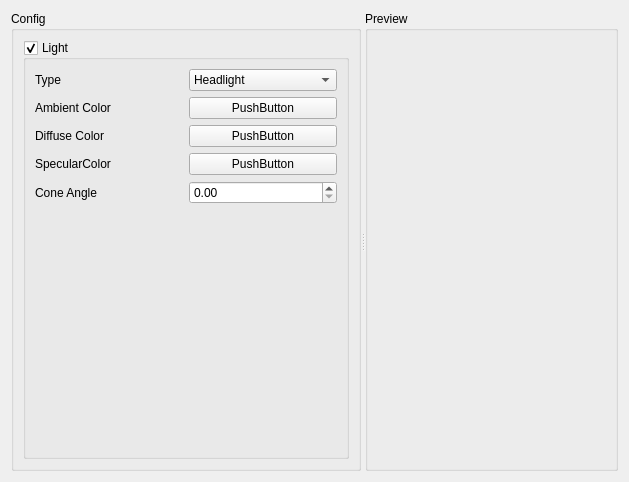
<?xml version="1.0" encoding="UTF-8"?>
<ui version="4.0">
 <class>GalaxyWindow</class>
 <widget class="QWidget" name="GalaxyWindow">
  <property name="geometry">
   <rect>
    <x>0</x>
    <y>0</y>
    <width>629</width>
    <height>482</height>
   </rect>
  </property>
  <property name="windowTitle">
   <string>Form</string>
  </property>
  <layout class="QGridLayout" name="gridLayout">
   <item row="0" column="0">
    <widget class="QSplitter" name="splitter">
     <property name="orientation">
      <enum>Qt::Horizontal</enum>
     </property>
     <widget class="QGroupBox" name="groupBox">
      <property name="maximumSize">
       <size>
        <width>350</width>
        <height>16777215</height>
       </size>
      </property>
      <property name="title">
       <string>Config</string>
      </property>
      <layout class="QGridLayout" name="gridLayout_4">
       <item row="0" column="0">
        <layout class="QGridLayout" name="gridLayout_3">
         <item row="0" column="0">
          <widget class="QGroupBox" name="groupBox_3">
           <property name="title">
            <string>Light</string>
           </property>
           <property name="checkable">
            <bool>true</bool>
           </property>
           <layout class="QGridLayout" name="gridLayout_6">
            <item row="0" column="0">
             <layout class="QGridLayout" name="gridLayout_5">
              <item row="0" column="1">
               <widget class="QComboBox" name="typeCombo">
                <item>
                 <property name="text">
                  <string>Headlight</string>
                 </property>
                </item>
                <item>
                 <property name="text">
                  <string>Camera</string>
                 </property>
                </item>
                <item>
                 <property name="text">
                  <string>Scene</string>
                 </property>
                </item>
               </widget>
              </item>
              <item row="0" column="0">
               <widget class="QLabel" name="label_4">
                <property name="text">
                 <string>Type</string>
                </property>
               </widget>
              </item>
              <item row="1" column="0">
               <widget class="QLabel" name="label">
                <property name="text">
                 <string>Ambient Color</string>
                </property>
               </widget>
              </item>
              <item row="1" column="1">
               <widget class="Widgets::ColorPushButton" name="ambientColorButton">
                <property name="text">
                 <string>PushButton</string>
                </property>
               </widget>
              </item>
              <item row="5" column="0">
               <spacer name="verticalSpacer">
                <property name="orientation">
                 <enum>Qt::Vertical</enum>
                </property>
                <property name="sizeHint" stdset="0">
                 <size>
                  <width>20</width>
                  <height>40</height>
                 </size>
                </property>
               </spacer>
              </item>
              <item row="3" column="1">
               <widget class="Widgets::ColorPushButton" name="specularColorButton">
                <property name="text">
                 <string>PushButton</string>
                </property>
               </widget>
              </item>
              <item row="2" column="1">
               <widget class="Widgets::ColorPushButton" name="diffuseColorButton">
                <property name="text">
                 <string>PushButton</string>
                </property>
               </widget>
              </item>
              <item row="3" column="0">
               <widget class="QLabel" name="label_3">
                <property name="text">
                 <string>SpecularColor</string>
                </property>
               </widget>
              </item>
              <item row="2" column="0">
               <widget class="QLabel" name="label_2">
                <property name="text">
                 <string>Diffuse Color</string>
                </property>
               </widget>
              </item>
              <item row="4" column="0">
               <widget class="QLabel" name="label_5">
                <property name="text">
                 <string>Cone Angle</string>
                </property>
               </widget>
              </item>
              <item row="4" column="1">
               <widget class="QDoubleSpinBox" name="coneAngleSpinBox">
                <property name="maximum">
                 <double>360.000000000000000</double>
                </property>
               </widget>
              </item>
             </layout>
            </item>
           </layout>
          </widget>
         </item>
        </layout>
       </item>
      </layout>
     </widget>
     <widget class="QGroupBox" name="groupBox_2">
      <property name="title">
       <string>Preview</string>
      </property>
      <layout class="QGridLayout" name="gridLayout_2">
       <item row="0" column="0">
        <layout class="QVBoxLayout" name="previewLayout"/>
       </item>
      </layout>
     </widget>
    </widget>
   </item>
  </layout>
 </widget>
 <customwidgets>
  <customwidget>
   <class>Widgets::ColorPushButton</class>
   <extends>QPushButton</extends>
   <header location="global">widgets/colorpushbutton.h</header>
  </customwidget>
 </customwidgets>
 <resources/>
 <connections/>
</ui>
